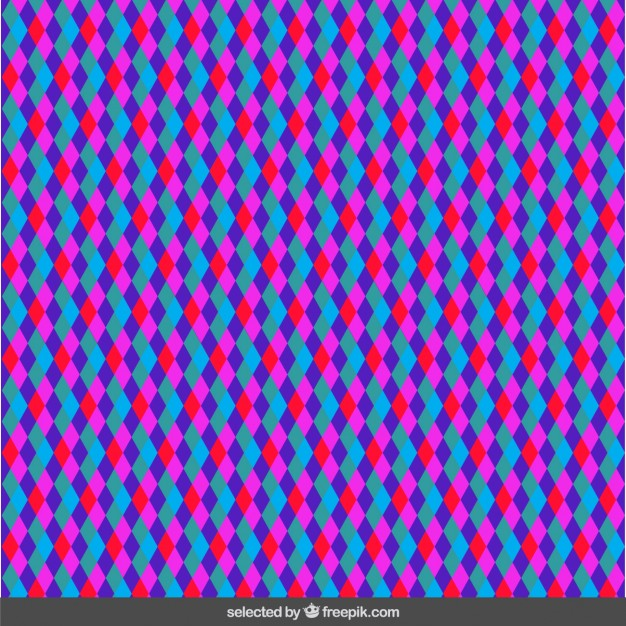
//> input picture PS1/homo1.jpg, 626 x 626 px
$ ./saturation homo1.jpg   (built with g++ and OpenCV 4)
//> lines starting //> are read from the running program, lines starting //| are printed output that depends on the picture
#include <stdio.h>
#include <cv.h>
#include <highgui.h>

int main( int argc, char **argv ){
    IplImage *img, *hsv, *hue, *sat, *val;
    int key = 0, depth;
    CvSize size;

    /* Load command line passed image, check it. */
    if (argc>1) {
        img = cvLoadImage(argv[1], CV_LOAD_IMAGE_COLOR);
//> img is the input picture: 626 rows x 626 cols, CV_8UC3; mean B, G, R 178.1, 75.9, 119.3
        if(!img){
            printf("Could not open image.");
            exit -1;
        }
        if(img->nChannels!=3){
            printf("We need color image!");
            exit -1;
        }
    } else {
        printf("Usage: %s VIDEO_FILE\n", argv[0]);
        return 1;
    }

    /* Create a hsv image with 3 channels and hue, sat e val with 1 channel.
       All with the same size */
    size = cvGetSize(img);
//> size = Size(626, 626)
    depth = img->depth;
//> depth = 8
    hue = cvCreateImage(size, depth, 1);
    sat = cvCreateImage(size, depth, 1);
    val = cvCreateImage(size, depth, 1);
    hsv = cvCreateImage(size, depth, 3);
    cvZero(hue);
    cvZero(sat);
    cvZero(val);
    cvZero(hsv);

    /* Convert from Red-Green-Blue to Hue-Saturation-Value */
    cvCvtColor( img, hsv, CV_BGR2HSV );
//> hsv: 626 rows x 626 cols, CV_8UC3; mean H, S, V 124.6, 197, 198.9

    /* Split hue, saturation and value of hsv on them */
    cvSplit(hsv, hue, sat, val, 0);
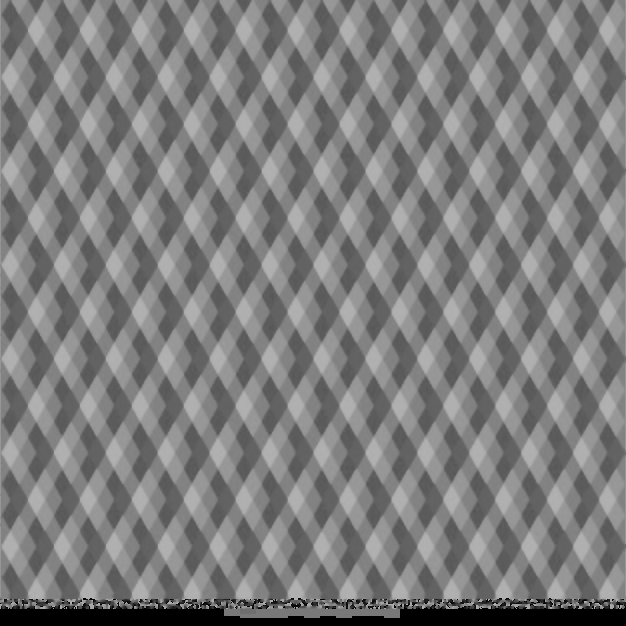
//> hue: 626 rows x 626 cols, CV_8UC1; min 0, max 179, mean 124.6
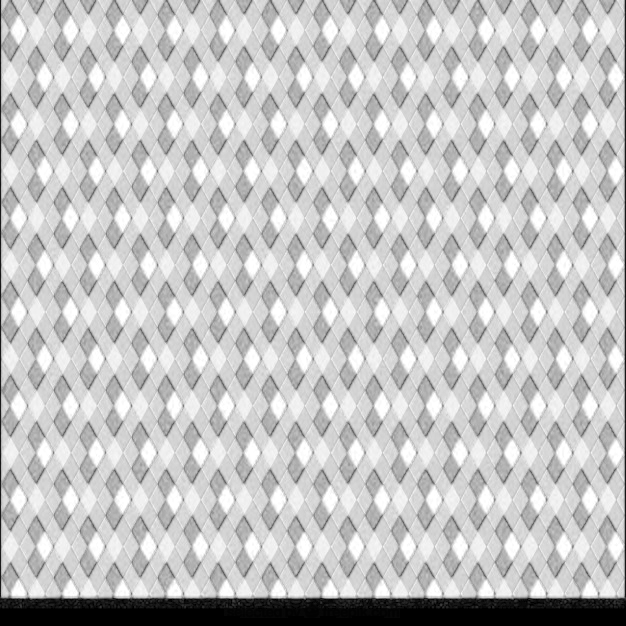
//> sat: 626 rows x 626 cols, CV_8UC1; min 0, max 255, mean 197
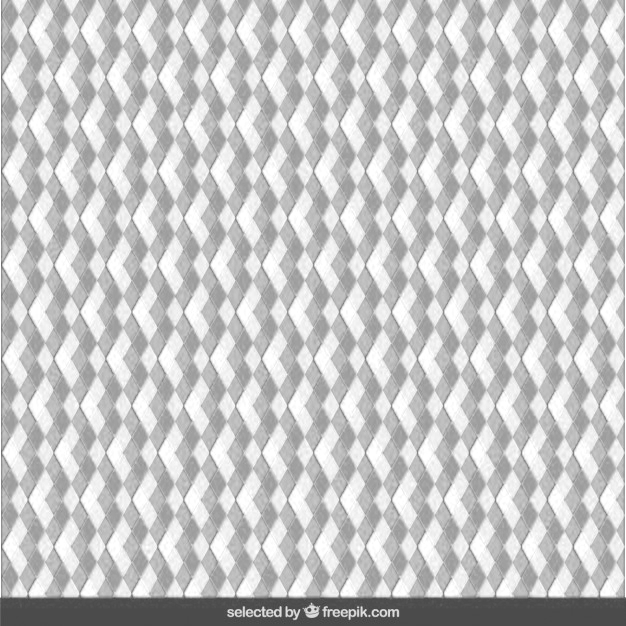
//> val: 626 rows x 626 cols, CV_8UC1; min 61, max 255, mean 198.9

    /* Create windows, display them, wait for a key */
    cvNamedWindow("original", CV_WINDOW_AUTOSIZE);
    cvNamedWindow("hue", CV_WINDOW_AUTOSIZE);
    cvNamedWindow("saturation", CV_WINDOW_AUTOSIZE);
    cvNamedWindow("value", CV_WINDOW_AUTOSIZE);

    cvShowImage("original", img);
    cvShowImage("hue", hue);
    cvShowImage("saturation", sat);
    cvShowImage("value", val);

    cvWaitKey(0);

    /* Free memory and get out */
    cvDestroyWindow("original");
    cvDestroyWindow("hue");
    cvDestroyWindow("saturation");
    cvDestroyWindow("value");

    cvReleaseImage(&img);
    cvReleaseImage(&hsv);
    cvReleaseImage(&hue);
    cvReleaseImage(&sat);
    cvReleaseImage(&val);

    return 0;
}
